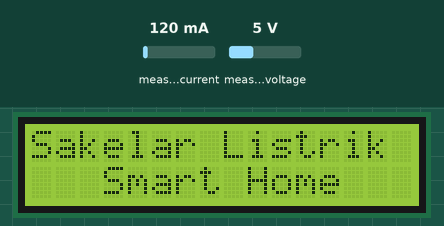
Bench run of a sketch on a simulated ESP8266 (NodeMCU). Shown: 16×2 character LCD. Inputs (shaded band) come from the test bench; at power-on: measured current 120 mA, measured voltage 5 V. WiFi joins after 1.5 s; servers stay silent unless stated; network time is answered at once with the bench clock; uploads are accepted with an empty reply; the local clock reads 2024-03-15 10:24:30 at power-on unless the sketch sets it; EEPROM starts erased; what the sketch prints to the serial monitor is not drawn.

Above: at 0.2 s.
At 5.3 s:
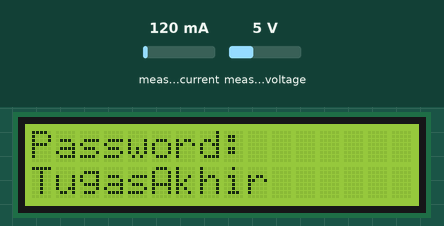
At 10.8 s:
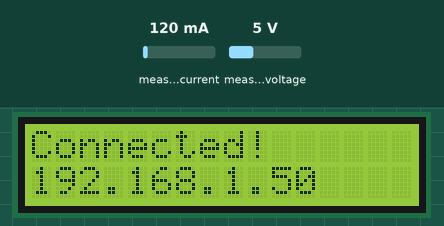
At 17.0 s:
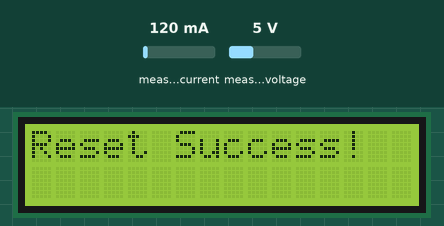
At 22.0 s:
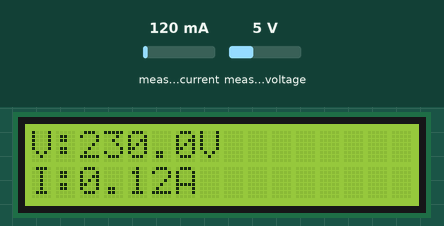
At 32.0 s:
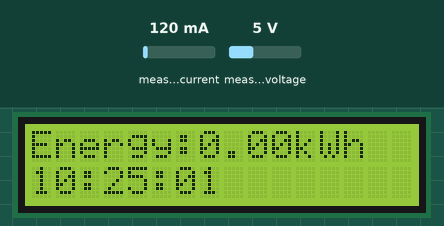

The sketch:

tugas_akhir.ino
```cpp
#include <Wire.h>
#include <ESP8266WiFi.h>
#include <ESP8266HTTPClient.h>
#include <WiFiClient.h>
#include <WiFiClientSecure.h>
#include <LiquidCrystal_I2C.h>
#include <NTPClient.h>
#include <WiFiUdp.h>
#include <ArduinoJson.h>
#include <PZEM004Tv30.h>
#include <SoftwareSerial.h>
#include <EEPROM.h>

const char* ssid = "TugasAkhir";
const char* password = "TugasAkhir";

// API
const char* getSwitches = "https://smarthome-saklarlistrik.site/api/switches";
const char* postEnergy = "https://smarthome-saklarlistrik.site/api/monitoring/post-energy-data";

// PZEM-004T Setup (SoftwareSerial)
SoftwareSerial pzemSerial(D7, D0); // RX=D7, TX=D0
PZEM004Tv30 pzem(pzemSerial);

// SSR PINS
const int SSR1_PIN = D3;
const int SSR2_PIN = D4;
const int SSR3_PIN = D5;
const int SSR4_PIN = D6;

unsigned long previousSendMillis = 0;
unsigned long previousSwitchCheckMillis = 0;
unsigned long previousLCDUpdateMillis = 0;
unsigned long previousMonthCheckMillis = 0;
const long sendInterval = 5000; // Send data every 5 seconds
const long switchCheckInterval = 1000; // check switches every 1 second
const long lcdUpdateInterval = 2000; // Update LCD every 2 seconds
const long monthCheckInterval = 3600000; // Check month change every 1 hour

LiquidCrystal_I2C lcd(0x27, 16, 2);

WiFiUDP ntpUDP;
NTPClient timeClient(ntpUDP, "pool.ntp.org", 28800, 60000);
int lcdDisplayMode = 0;

// EEPROM addresses for storing last month
const int EEPROM_ADDR_MONTH = 0;
const int EEPROM_ADDR_YEAR = 1;
const int EEPROM_SIZE = 4;

int lastStoredMonth = 0;
int lastStoredYear = 0;

void setup() {
  Serial.begin(9600);

  EEPROM.begin(EEPROM_SIZE);

  lastStoredMonth = EEPROM.read(EEPROM_ADDR_MONTH);
  lastStoredYear = EEPROM.read(EEPROM_ADDR_YEAR) + 2000; // Store only last 2 digits

  Serial.print("Last stored month: ");
  Serial.print(lastStoredMonth);
  Serial.print("/");
  Serial.println(lastStoredYear);

  pzemSerial.begin(9600);
  Serial.println("PZEM-004T initialized");

  pinMode(SSR1_PIN, OUTPUT);
  pinMode(SSR2_PIN, OUTPUT);
  pinMode(SSR3_PIN, OUTPUT);
  pinMode(SSR4_PIN, OUTPUT);

  // Set all SSRs to OFF initially
  digitalWrite(SSR1_PIN, HIGH);
  digitalWrite(SSR2_PIN, HIGH);
  digitalWrite(SSR3_PIN, HIGH);
  digitalWrite(SSR4_PIN, HIGH);

  Wire.begin(D2, D1);  // SDA=D2, SCL=D1
  delay(100);

  lcd.begin();
  lcd.backlight();
  lcd.setCursor(0, 0);
  lcd.print("Sakelar Listrik");
  lcd.setCursor(3, 1);
  lcd.print("Smart Home");
  delay(3000);

  showConnection();
  delay(2000);

  connectToWiFi();

  if (WiFi.status() == WL_CONNECTED) {
    timeClient.begin();
    timeClient.update();
    Serial.println("NTP time synchronized");
    Serial.println("Current time: " + getFormattedDateTime());

    checkAndResetMonthlyEnergy();

    getSwitchStates();

    lcd.clear();
    lcd.setCursor(0, 0);
    lcd.print("PZEM Reading...");
    delay(2000);
  }
}

void loop() {
  unsigned long currentMillis = millis();

  // Check WiFi connection
  if (WiFi.status() != WL_CONNECTED) {
    Serial.println("WiFi connection lost! Reconnecting...");
    lcd.clear();
    lcd.setCursor(0, 0);
    lcd.print("Disconnected!");
    lcd.setCursor(0, 1);
    lcd.print("Reconnecting...");

    connectToWiFi();

    if (WiFi.status() == WL_CONNECTED) {
      timeClient.begin();
      timeClient.update();
    }
  }

  // Send monitoring data
  if (currentMillis - previousSendMillis >= sendInterval) {
    previousSendMillis = currentMillis;

    if (WiFi.status() == WL_CONNECTED) {
      timeClient.update();
      sendMonitoringData();
    }
  }

  // Check switch ssr
  if (currentMillis - previousSwitchCheckMillis >= switchCheckInterval) {
    previousSwitchCheckMillis = currentMillis;

    if (WiFi.status() == WL_CONNECTED) {
      getSwitchStates();
    }
  }

  // Update LCD display
  if (currentMillis - previousLCDUpdateMillis >= lcdUpdateInterval) {
    previousLCDUpdateMillis = currentMillis;
    updateLCDDisplay();
  }

  // Check for month change periodically
  if (currentMillis - previousMonthCheckMillis >= monthCheckInterval) {
    previousMonthCheckMillis = currentMillis;

    if (WiFi.status() == WL_CONNECTED) {
      timeClient.update();
      checkAndResetMonthlyEnergy();
    }
  }


  delay(100);
}

void showConnection() {
  // SSID
  lcd.clear();
  lcd.setCursor(0, 0);
  lcd.print("SSID:");
  lcd.setCursor(0, 1);
  lcd.print(ssid);

  Serial.print("SSID: ");
  Serial.println(ssid);

  delay(2000);

  // Password
  lcd.clear();
  lcd.setCursor(0, 0);
  lcd.print("Password:");
  lcd.setCursor(0, 1);
  lcd.print(password);

  Serial.print("Password: ");
  Serial.println(password);

  delay(2000);
}

void connectToWiFi() {
  Serial.println();
  Serial.print("Connecting to ");
  Serial.println(ssid);

  lcd.clear();
  lcd.setCursor(0, 0);
  lcd.print("Connecting to");
  lcd.setCursor(0, 1);
  lcd.print(ssid);

  WiFi.mode(WIFI_STA);
  WiFi.begin(ssid, password);

  int attempts = 0;
  while (WiFi.status() != WL_CONNECTED && attempts < 20) {
    delay(500);
    Serial.print(".");
    attempts++;
  }

  if (WiFi.status() == WL_CONNECTED) {
    Serial.println();
    Serial.println("WiFi connected successfully!");
    Serial.print("IP address: ");
    Serial.println(WiFi.localIP());

    lcd.clear();
    lcd.setCursor(0, 0);
    lcd.print("Connected!");
    lcd.setCursor(0, 1);
    lcd.print(WiFi.localIP());
    delay(3000);
  } else {
    Serial.println();
    Serial.println("Failed to connect.");

    lcd.clear();
    lcd.setCursor(0, 0);
    lcd.print("Connection");
    lcd.setCursor(0, 1);
    lcd.print("Failed!");
    delay(2000);
  }
}

void updateLCDDisplay() {
  // Read PZEM data for LCD display
  float voltage = pzem.voltage();
  float current = pzem.current();
  float power = pzem.power();
  float energy = pzem.energy();
  float frequency = pzem.frequency();

  // Check if reading is valid
  if (isnan(voltage)) {
    lcd.clear();
    lcd.setCursor(0, 0);
    lcd.print("PZEM Error!");
    lcd.setCursor(0, 1);
    lcd.print("Check Wiring");
    return;
  }

  lcd.clear();

  // Rotate display between 3 modes
  switch(lcdDisplayMode) {
    case 0:
      // Display: Voltage and Current
      lcd.setCursor(0, 0);
      lcd.print("V:");
      lcd.print(voltage, 1);
      lcd.print("V");

      lcd.setCursor(0, 1);
      lcd.print("I:");
      lcd.print(current, 2);
      lcd.print("A");
      break;

    case 1:
      // Display: Power and Frequency
      lcd.setCursor(0, 0);
      lcd.print("P:");
      lcd.print(power, 1);
      lcd.print("W");

      lcd.setCursor(0, 1);
      lcd.print("F:");
      lcd.print(frequency, 1);
      lcd.print("Hz");
      break;

    case 2:
      // Display: Energy and Time
      lcd.setCursor(0, 0);
      lcd.print("Energy:");
      lcd.print(energy, 2);
      lcd.print("kWh");

      lcd.setCursor(0, 1);
      lcd.print(getFormattedDateTime().substring(11, 19)); // Show HH:MM:SS
      break;
  }

  // Cycle to next display mode
  lcdDisplayMode++;
  if (lcdDisplayMode > 2) {
    lcdDisplayMode = 0;
  }
}

void sendMonitoringData() {
  WiFiClientSecure client;
  client.setInsecure();
  HTTPClient http;

  Serial.println("=================================");
  Serial.println("Reading PZEM-004T...");

  // Read REAL data from PZEM-004T
  float voltage = pzem.voltage();
  float current = pzem.current();
  float power = pzem.power();
  float energy = pzem.energy();
  float frequency = pzem.frequency();

  if (isnan(voltage)) voltage = 0;
  if (isnan(current)) current = 0;
  if (isnan(power)) power = 0;
  if (isnan(energy)) energy = 0;
  if (isnan(frequency)) frequency = 0;

  // Display readings on Serial
  Serial.println("PZEM Readings:");
  Serial.print("  Voltage: "); Serial.print(voltage); Serial.println(" V");
  Serial.print("  Current: "); Serial.print(current); Serial.println(" A");
  Serial.print("  Power: "); Serial.print(power); Serial.println(" W");
  Serial.print("  Energy: "); Serial.print(energy); Serial.println(" kWh");
  Serial.print("  Frequency: "); Serial.print(frequency); Serial.println(" Hz");

  int taxId = 1;

  // Get formatted datetime
  String datetime = getFormattedDateTime();

  // Create JSON
  StaticJsonDocument<256> doc;
  doc["voltage"] = voltage;
  doc["current"] = current;
  doc["power"] = power;
  doc["energy"] = energy;
  doc["frequency"] = frequency;
  doc["tax_id"] = taxId;
  doc["datetime"] = datetime;

  String jsonPayload;
  serializeJson(doc, jsonPayload);

  Serial.println("Sending data to API:");
  Serial.println(jsonPayload);

  // Send POST request
  http.begin(client, postEnergy);
  http.setFollowRedirects(HTTPC_STRICT_FOLLOW_REDIRECTS);
  http.addHeader("Content-Type", "application/json");

  int httpResponseCode = http.POST(jsonPayload);

  if (httpResponseCode > 0) {
    String response = http.getString();
    Serial.println("HTTP Response code: " + String(httpResponseCode));
    Serial.println("Response: " + response);
    Serial.println("=================================");

    if (httpResponseCode == 201 || httpResponseCode == 200) {
      Serial.println("✓ Data sent successfully!");
    }
  } else {
    Serial.print("Error code: ");
    Serial.println(httpResponseCode);
    Serial.println("Error: " + http.errorToString(httpResponseCode));
    Serial.println("=================================");
  }

  http.end();
}

String getFormattedDateTime() {
  // Get epoch time
  unsigned long epochTime = timeClient.getEpochTime();

  // Convert to time structure
  time_t rawtime = epochTime;
  struct tm * ti;
  ti = localtime(&rawtime);

  // Format: YYYY-MM-DD HH:MM:SS
  char buffer[20];
  sprintf(buffer, "%04d-%02d-%02d %02d:%02d:%02d",
          ti->tm_year + 1900,
          ti->tm_mon + 1,
          ti->tm_mday,
          ti->tm_hour,
          ti->tm_min,
          ti->tm_sec);

  return String(buffer);
}

void getSwitchStates() {
  WiFiClientSecure client;
  client.setInsecure();
  HTTPClient http;

  Serial.println("----- Checking Switch States -----");

  http.begin(client, getSwitches);
  http.setFollowRedirects(HTTPC_STRICT_FOLLOW_REDIRECTS);
  http.addHeader("Content-Type", "application/json");

  int httpResponseCode = http.GET();

  if (httpResponseCode == 200) {
    String response = http.getString();
    Serial.println("Switch API Response:");
    Serial.println(response);

    // Parse JSON response
    DynamicJsonDocument doc(2048);
    DeserializationError error = deserializeJson(doc, response);

    if (!error) {
      JsonArray switches = doc["data"].as<JsonArray>();

      for (JsonObject switchObj : switches) {
        int id = switchObj["id"];
        String name = switchObj["name"].as<String>();
        String state_status = switchObj["state_status"].as<String>();
        bool is_actived = switchObj["is_actived"];

        Serial.print("Switch ");
        Serial.print(id);
        Serial.print(" (");
        Serial.print(name);
        Serial.print("): ");
        Serial.print(state_status);
        Serial.print(" | Active: ");
        Serial.println(is_actived ? "Yes" : "No");

        // For LOW-level trigger: LOW = ON, HIGH = OFF
        int pinState;

        if (is_actived && state_status == "LOW") {
          pinState = LOW;  // Turn ON SSR
        } else {
          pinState = HIGH; // Turn OFF SSR
        }

        switch(id) {
          case 1:
            digitalWrite(SSR1_PIN, pinState);
            break;
          case 2:
            digitalWrite(SSR2_PIN, pinState);
            break;
          case 3:
            digitalWrite(SSR3_PIN, pinState);
            break;
          case 4:
            digitalWrite(SSR4_PIN, pinState);
            break;
        }
      }

      Serial.println("----------------------------------");
    } else {
      Serial.println("Failed to parse JSON");
    }
  } else {
    Serial.print("Error getting switches: ");
    Serial.println(httpResponseCode);
  }

  http.end();
}

void checkAndResetMonthlyEnergy() {
  unsigned long epochTime = timeClient.getEpochTime();
  time_t rawtime = epochTime;
  struct tm * ti;
  ti = localtime(&rawtime);

  int currentMonth = ti->tm_mon + 1;
  int currentYear = ti->tm_year + 1900;

  Serial.println("=== Month Check ===");
  Serial.print("Current: ");
  Serial.print(currentMonth);
  Serial.print("/");
  Serial.println(currentYear);
  Serial.print("Stored: ");
  Serial.print(lastStoredMonth);
  Serial.print("/");
  Serial.println(lastStoredYear);

  // Check if this is first run (EEPROM uninitialized) or month has changed
  if (lastStoredMonth == 0 || lastStoredMonth == 255 ||
      currentMonth != lastStoredMonth || currentYear != lastStoredYear) {

    Serial.println("Month changed! Resetting energy counter...");

    // Display on LCD
    lcd.clear();
    lcd.setCursor(0, 0);
    lcd.print("New Month!");
    lcd.setCursor(0, 1);
    lcd.print("Resetting Energy");
    delay(3000);

    // Reset PZEM energy counter
    if (pzem.resetEnergy()) {
      Serial.println("Energy counter reset successfully!");

      // Store new month and year in EEPROM
      EEPROM.write(EEPROM_ADDR_MONTH, currentMonth);
      EEPROM.write(EEPROM_ADDR_YEAR, currentYear - 2000); // Store only last 2 digits
      EEPROM.commit();

      lastStoredMonth = currentMonth;
      lastStoredYear = currentYear;

      Serial.println("New month stored in EEPROM");

      lcd.clear();
      lcd.setCursor(0, 0);
      lcd.print("Reset Success!");
      delay(2000);
    } else {
      Serial.println("✗ Failed to reset energy counter");

      lcd.clear();
      lcd.setCursor(0, 0);
      lcd.print("Reset Failed!");
      lcd.setCursor(0, 1);
      lcd.print("Check PZEM");
      delay(2000);
    }
  } else {
    Serial.println("Same month - no reset needed");
  }
  Serial.println("==================");
}
```

Measured:
- what the display in image 0 shows lasts 3.0 s, from 0.2 s to 3.2 s
- what the display in image 1 shows lasts 4.1 s, from 5.2 s to 9.3 s
- what the display in image 2 shows lasts 3.1 s, from 10.8 s to 13.9 s
- what the display in image 3 shows lasts 2.2 s, from 17.0 s to 19.2 s
- what the display in image 4 shows lasts 1.5 s, from 22.0 s to 23.5 s
- what the display in image 5 shows lasts 2.1 s, from 31.9 s to 34.0 s
